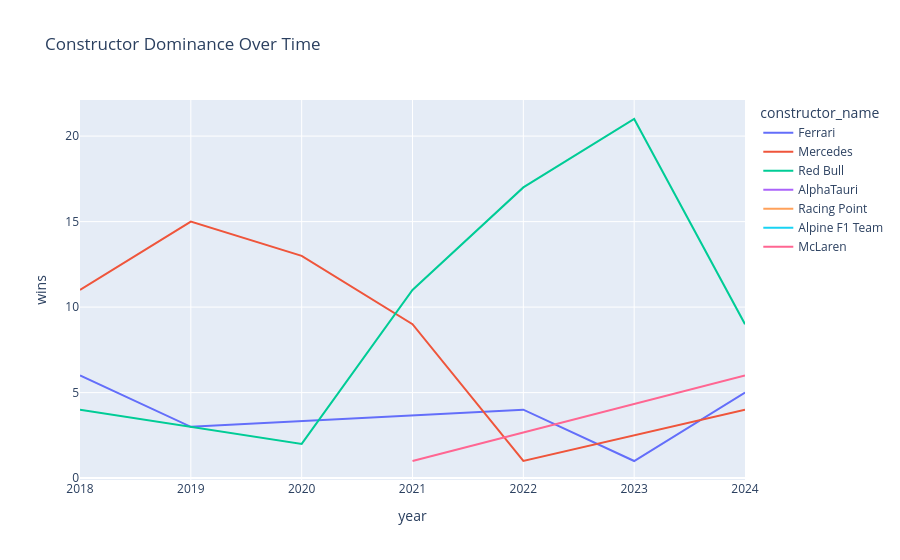

The code cell stored with this chart in its notebook:
### Code cell
# Interactive Plot
fig = px.line( yearly_constructor_wins, 
               x="year", 
               y="wins", 
               color="constructor_name", 
               title="Constructor Dominance Over Time" 
             ) 
fig.show()

### Figure 1 — Plotly figure (JSON) as saved in the notebook; plotly's stock layout.template omitted (floating-point values rounded to 4 significant figures)
{"data": [{"hovertemplate": "constructor_name=Ferrari<br>year=%{x}<br>wins=%{y}<extra></extra>", "legendgroup": "Ferrari", "line": {"color": "#636efa", "dash": "solid"}, "marker": {"symbol": "circle"}, "mode": "lines", "name": "Ferrari", "orientation": "v", "showlegend": true, "type": "scatter", "x": [2018, 2019, 2022, 2023, 2024], "xaxis": "x", "y": [6, 3, 4, 1, 5], "yaxis": "y"}, {"hovertemplate": "constructor_name=Mercedes<br>year=%{x}<br>wins=%{y}<extra></extra>", "legendgroup": "Mercedes", "line": {"color": "#EF553B", "dash": "solid"}, "marker": {"symbol": "circle"}, "mode": "lines", "name": "Mercedes", "orientation": "v", "showlegend": true, "type": "scatter", "x": [2018, 2019, 2020, 2021, 2022, 2024], "xaxis": "x", "y": [11, 15, 13, 9, 1, 4], "yaxis": "y"}, {"hovertemplate": "constructor_name=Red Bull<br>year=%{x}<br>wins=%{y}<extra></extra>", "legendgroup": "Red Bull", "line": {"color": "#00cc96", "dash": "solid"}, "marker": {"symbol": "circle"}, "mode": "lines", "name": "Red Bull", "orientation": "v", "showlegend": true, "type": "scatter", "x": [2018, 2019, 2020, 2021, 2022, 2023, 2024], "xaxis": "x", "y": [4, 3, 2, 11, 17, 21, 9], "yaxis": "y"}, {"hovertemplate": "constructor_name=AlphaTauri<br>year=%{x}<br>wins=%{y}<extra></extra>", "legendgroup": "AlphaTauri", "line": {"color": "#ab63fa", "dash": "solid"}, "marker": {"symbol": "circle"}, "mode": "lines", "name": "AlphaTauri", "orientation": "v", "showlegend": true, "type": "scatter", "x": [2020], "xaxis": "x", "y": [1], "yaxis": "y"}, {"hovertemplate": "constructor_name=Racing Point<br>year=%{x}<br>wins=%{y}<extra></extra>", "legendgroup": "Racing Point", "line": {"color": "#FFA15A", "dash": "solid"}, "marker": {"symbol": "circle"}, "mode": "lines", "name": "Racing Point", "orientation": "v", "showlegend": true, "type": "scatter", "x": [2020], "xaxis": "x", "y": [1], "yaxis": "y"}, {"hovertemplate": "constructor_name=Alpine F1 Team<br>year=%{x}<br>wins=%{y}<extra></extra>", "legendgroup": "Alpine F1 Team", "line": {"color": "#19d3f3", "dash": "solid"}, "marker": {"symbol": "circle"}, "mode": "lines", "name": "Alpine F1 Team", "orientation": "v", "showlegend": true, "type": "scatter", "x": [2021], "xaxis": "x", "y": [1], "yaxis": "y"}, {"hovertemplate": "constructor_name=McLaren<br>year=%{x}<br>wins=%{y}<extra></extra>", "legendgroup": "McLaren", "line": {"color": "#FF6692", "dash": "solid"}, "marker": {"symbol": "circle"}, "mode": "lines", "name": "McLaren", "orientation": "v", "showlegend": true, "type": "scatter", "x": [2021, 2024], "xaxis": "x", "y": [1, 6], "yaxis": "y"}], "layout": {"legend": {"title": {"text": "constructor_name"}, "tracegroupgap": 0}, "title": {"text": "Constructor Dominance Over Time"}, "xaxis": {"anchor": "y", "domain": [0, 1], "title": {"text": "year"}}, "yaxis": {"anchor": "x", "domain": [0, 1], "title": {"text": "wins"}}}}
